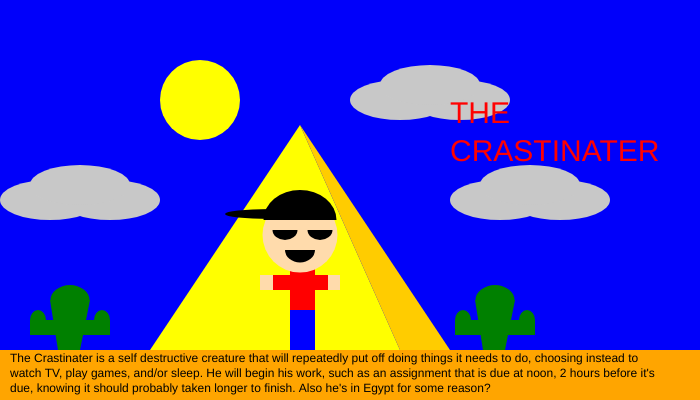
Frame 1 (no input)
Frame 60 (no input): identical to frame 1, image omitted
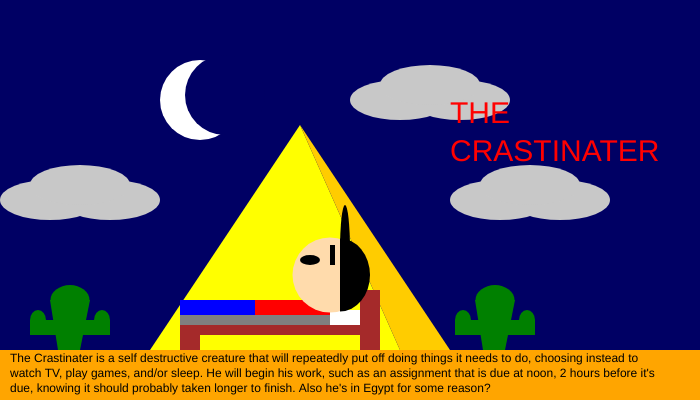
Frame 120 (the mouse pressed at the canvas centre since frame 60)

The p5.js sketch that drew these frames (run headless with seeded random() and noise() and a simulated clock; from frame 60 on, the mouse is pressed at the canvas centre):

// p5.js sketch
// ── sketch.js
function setup() {
  createCanvas(700, 400);
}

function mouseReleased() {
  print(mouseX + ", " + mouseY);
}

function draw() {
  noStroke();

  //big P

  fill("orange");
  rect(0, 350, 700, 63); //Ground

  fill(200);
  ellipse(400, 100, 100, 40); // cloud
  ellipse(460, 100, 100, 40); // cloud
  ellipse(430, 85, 100, 40); // cloud

  ellipse(500, 200, 100, 40); // cloud2
  ellipse(560, 200, 100, 40); // cloud2
  ellipse(530, 185, 100, 40); // cloud2

  ellipse(50, 200, 100, 40); // cloud3
  ellipse(110, 200, 100, 40); // cloud3
  ellipse(80, 185, 100, 40); // cloud3

  fill("green");
  arc(495, 300, 39, 30, PI, TWO_PI);
  quad(475, 300, 515, 300, 505, 350, 483, 350); //center
  rect(455, 320, 80, 15);
  arc(463, 320, 16, 20, PI, TWO_PI); // left arm
  arc(527, 320, 16, 20, PI, TWO_PI); // right arm
  // right cact

  arc(70, 300, 39, 30, PI, TWO_PI);
  quad(50, 300, 90, 300, 80, 350, 58, 350); //center
  rect(30, 320, 80, 15);
  arc(38, 320, 16, 20, PI, TWO_PI); // left arm
  arc(102, 320, 16, 20, PI, TWO_PI); // right arm
  //left cact

  if (mouseIsPressed) {
    background(0, 0, 100);
    fill(255);
    ellipse(200, 100, 80, 80); // moon

    fill(0, 0, 100);
    ellipse(225, 95, 80, 80); //darkside

    fill("yellow");
    triangle(300, 125, 150, 350, 400, 350);
    fill(255, 204, 0);
    triangle(300, 125, 400, 350, 450, 350);
    //Bed
    fill("brown");
    rect(180, 320, 200, 15);
    rect(180, 320, 20, 30);
    rect(360, 290, 20, 60);
    fill("gray");
    rect(180, 310, 180, 15);
    fill("white");
    rect(330, 310, 30, 15);

    //sleepy
    fill("red");
    rect(180, 300, 150, 15);
    fill("blue");
    rect(180, 300, 75, 15);

    fill(255, 219, 172);
    ellipse(330, 275, 75, 75); // head
    fill(0);
    arc(340, 275, 60, 73, (3 * PI) / 2, PI / 2); //hat
    arc(345, 250, 10, 90, PI, 0); // brim

    rect(330, 245, 5, 20);
    ellipse(310, 260, 20, 10);
  } else {
    background(0, 0, 250);
    fill("yellow");
    ellipse(200, 100, 80, 80); // sun
    triangle(300, 125, 150, 350, 400, 350);
    fill(255, 204, 0);
    triangle(300, 125, 400, 350, 450, 350);
    //Character Day
  fill(255, 219, 172);
  rect(260, 275, 80, 15); //arms
  fill("red");
  rect(273, 275, 55, 15);
  rect(290, 250, 25, 100); //shirt
  fill("blue");
  rect(290, 310, 25, 40); //pants
  fill(255, 219, 172);
  ellipse(300, 235, 75, 75); // head
  fill(0);
  arc(300, 220, 73, 60, PI, TWO_PI); //hat
  arc(270, 214, 90, 10, PI / 2, (3 * PI) / 2); // brim

  arc(285, 230, 25, 20, 0, PI); //L Eye
  arc(320, 230, 25, 20, 0, PI); //R Eye
  arc(300, 250, 30, 25, 0, PI); // Mouth
  }

  fill("orange");
  rect(0, 350, 700, 63); //Ground

  

  //Clouds
  fill(200);
  ellipse(400, 100, 100, 40); // cloud
  ellipse(460, 100, 100, 40); // cloud
  ellipse(430, 85, 100, 40); // cloud

  ellipse(500, 200, 100, 40); // cloud2
  ellipse(560, 200, 100, 40); // cloud2
  ellipse(530, 185, 100, 40); // cloud2

  ellipse(50, 200, 100, 40); // cloud3
  ellipse(110, 200, 100, 40); // cloud3
  ellipse(80, 185, 100, 40); // cloud3

  //Cacti
  fill("green");
  arc(495, 300, 39, 30, PI, TWO_PI);
  quad(475, 300, 515, 300, 505, 350, 483, 350); //center
  rect(455, 320, 80, 15);
  arc(463, 320, 16, 20, PI, TWO_PI); // left arm
  arc(527, 320, 16, 20, PI, TWO_PI); // right arm
  // right cact

  arc(70, 300, 39, 30, PI, TWO_PI);
  quad(50, 300, 90, 300, 80, 350, 58, 350); //center
  rect(30, 320, 80, 15);
  arc(38, 320, 16, 20, PI, TWO_PI); // left arm
  arc(102, 320, 16, 20, PI, TWO_PI); // right arm
  //left cact
  
  fill('black')
  textSize(12);
  text("The Crastinater is a self destructive creature that will repeatedly put off doing things it needs to do, choosing instead to watch TV, play games, and/or sleep. He will begin his work, such as an assignment that is due at noon, 2 hours before it's due, knowing it should probably taken longer to finish. Also he's in Egypt for some reason?",10, 353,650);
  
  textSize(30);
  fill('red')
  text("THE CRASTINATER",450,100,100,100);
}
